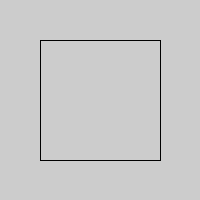
Frame 1 (no input)
Frame 60 (the mouse pressed at the canvas centre just before this capture): identical to frame 1, image omitted
Frame 120 (the mouse held since frame 60 and released just before this capture): identical to frame 1, image omitted

The Processing sketch that drew this single still picture (run headless with seeded random() and noise(); from frame 60 on, the mouse is pressed at the canvas centre):

// Processing sketch: vertexs_method_2
// ── vertexs_method_2.pde
void setup() {
  size(200, 200);
}

void draw() {
  noFill();

  beginShape();

  vertex(40, 40);

  vertex(160, 40);

  vertex(160, 160);

  vertex(40, 160);

  endShape(CLOSE);
}
